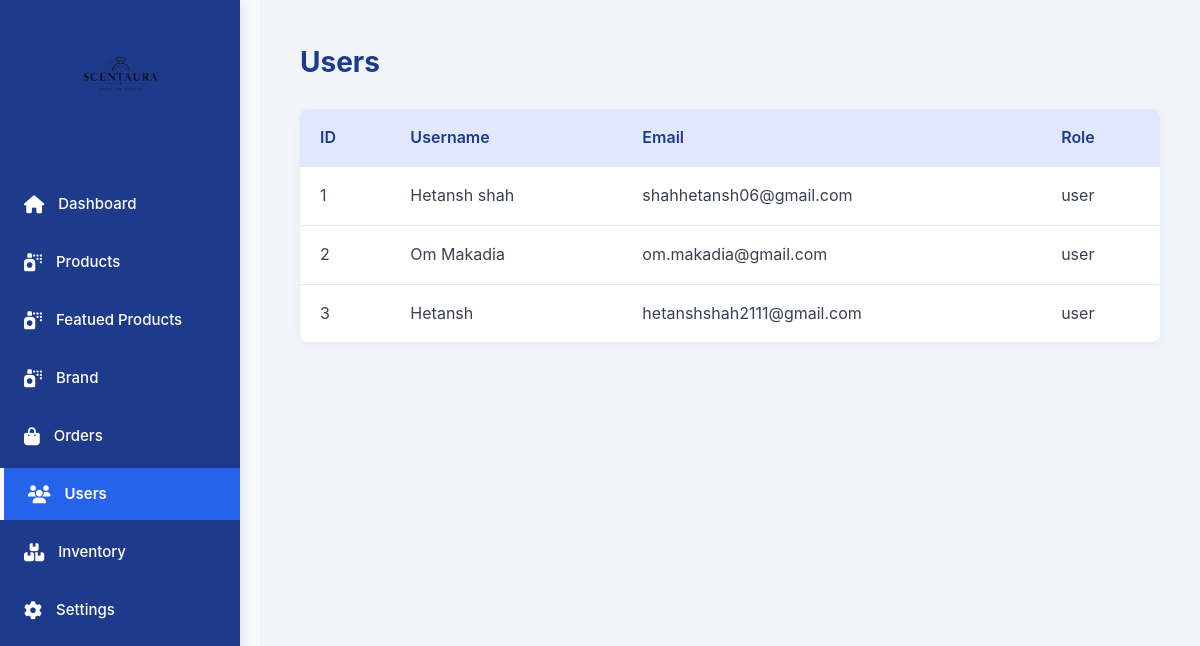
The page /admin/users.php (signed in) on the database as committed earlier.
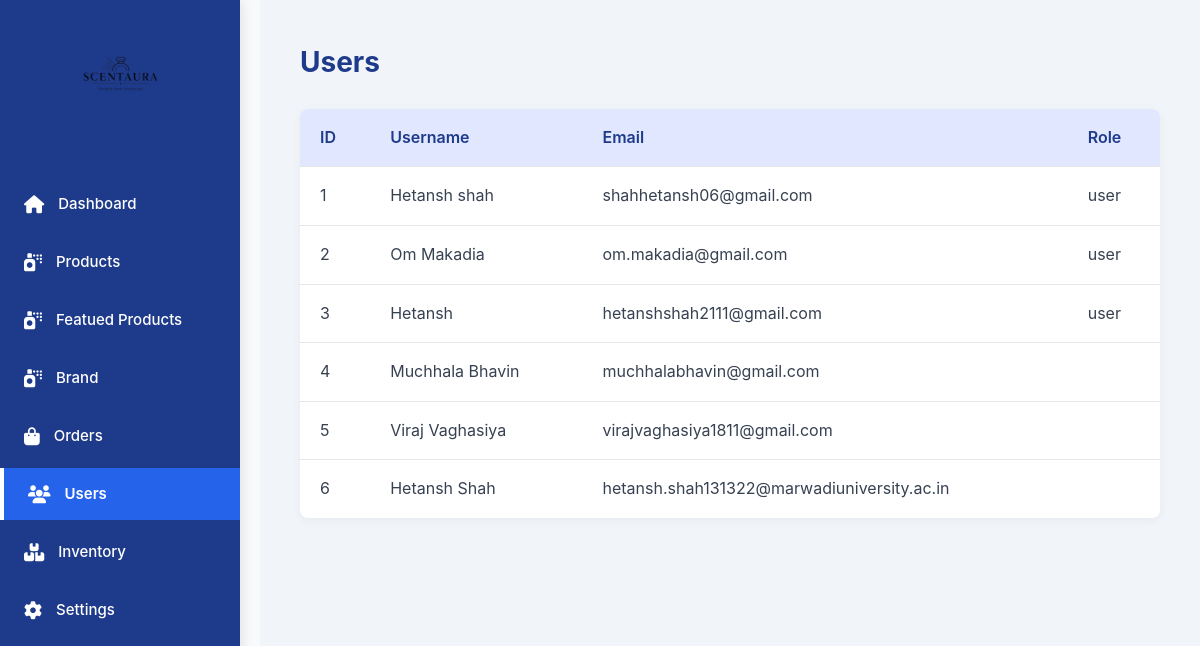
The same page on the database as committed later.
### tables this page shows
CREATE TABLE `users` (
  `id` int NOT NULL AUTO_INCREMENT,
  `full_name` varchar(100) DEFAULT NULL,
  `email` varchar(100) DEFAULT NULL,
  `password` varchar(255) DEFAULT NULL,
  `created_at` timestamp NOT NULL DEFAULT CURRENT_TIMESTAMP,
  `role` varchar(5) NOT NULL,
  PRIMARY KEY (`id`),
  UNIQUE KEY `email` (`email`)
);

### admin/users.php (the view, shortened to what this page needs)
<?php
include '../db.php';
$sql = "SELECT id, full_name, email, role FROM users";
$result = $conn->query($sql);
if ($result->num_rows > 0) {
    $users = [];
    while ($row = $result->fetch_assoc()) {
        $users[] = $row;
    }
} else {
    $users = [];
}
?>
<!DOCTYPE html>
<html lang="en">
<head>
    <link rel="stylesheet" href="https://cdnjs.cloudflare.com/ajax/libs/font-awesome/6.4.0/css/all.min.css"/>
    <link rel="stylesheet" href="user.css">
</head>
<body>
    <aside class="sidebar">
      <div class="sidebar-logo">
        <img src="../components/logo/logo.png" alt="ScentAura Logo">
      </div>
      <ul class="nav-links">
        <li><a href="dashboard.php"><i class="fas fa-home"></i> Dashboard</a></li>
        <li><a href="product.php"><i class="fas fa-spray-can"></i> Products</a></li>
        <li><a href="featured_products.php"><i class="fas fa-spray-can"></i>Featued Products</a></li>
        <li><a href="brand.php"><i class="fas fa-spray-can"></i>Brand</a></li>
        <li><a href="orders.php"><i class="fas fa-shopping-bag"></i> Orders</a></li>
        <li><a href="users.php" class="active"><i class="fas fa-users"></i> Users</a></li>
        <li><a href="inventory.php"><i class="fas fa-boxes"></i> Inventory</a></li>
        <li><a href="settings.php"><i class="fas fa-cog"></i> Settings</a></li>
      </ul>
    </aside>
    <div class="main-content">
        <h1>Users</h1>
        <table class="user-table">
            <thead>
                <tr>
                    <th>ID</th>
                    <th>Username</th>
                    <th>Email</th>
                    <th>Role</th>
                </tr>
            </thead>
            <tbody>
                <?php if (!empty($users)): ?>
                    <?php foreach ($users as $user): ?>
                        <tr>
                            <td><?= $user['id'] ?></td>
                            <td><?= $user['full_name'] ?></td>
                            <td><?= $user['email'] ?></td>
                            <td><?= $user['role'] ?></td>
                        </tr>
                    <?php endforeach; ?>
                <?php else: ?>
                    <tr>
                        <td colspan="4">No users found.</td>
                    </tr>
                <?php endif; ?>
            </tbody>
        </table>
    </div>
</body>
</html>

### admin/user.css (style rules this page uses)
* { margin: 0; padding: 0; box-sizing: border-box; }
body { font-family: "Segoe UI", sans-serif; background: #f4f6f8; color: #1f2937; line-height: 1.6; }
body { font-family: "Inter", sans-serif; background-color: #f8fafc; margin: 0; padding: 0; }
.sidebar { width: 240px; background-color: #1e3a8a; color: #ffffff; position: fixed; top: 0; bottom: 0; left: 0; padding-top: 24px; display: flex; flex-direction: column; box-shadow: 2px 0 12px rgba(0, 0, 0, 0.1); z-index: 100; }
.sidebar-logo { text-align: center; margin-bottom: 36px; }
.sidebar-logo img { width: 100px; height: 100px; object-fit: contain; margin-bottom: 10px; }
.nav-links { list-style: none; padding: 0; margin: 0; }
.nav-links li { margin-bottom: 6px; }
.nav-links li a { display: flex; align-items: center; padding: 14px 24px; text-decoration: none; color: #ffffff; font-size: 15px; font-weight: 500; transition: background-color 0.3s ease; }
.nav-links li a.active { background-color: #2563eb; color: #ffffff; font-weight: 600; border-left: 4px solid #ffffff; }
.nav-links li a i { margin-right: 14px; font-size: 18px; }
.main-content { margin-left: 260px; padding: 40px; background-color: #f1f5f9; min-height: 100vh; }
h1 { font-size: 28px; margin-bottom: 24px; color: #1e3a8a; }
.user-table { width: 100%; border-collapse: collapse; background-color: #fff; border-radius: 8px; overflow: hidden; box-shadow: 0 2px 10px rgba(0, 0, 0, 0.05); }
.user-table th, .user-table td { padding: 16px 20px; border-bottom: 1px solid #e5e7eb; text-align: left; }
.user-table th { background-color: #e0e7ff; color: #1e3a8a; font-weight: 600; }
.user-table td { color: #374151; }
.user-table tr:last-child td { border-bottom: none; }

Rows that differ between the two databases and show on the page:
added users: id "4", full_name "Muchhala Bhavin", email "muchhalabhavin@gmail.com"
added users: id "5", full_name "Viraj Vaghasiya", email "virajvaghasiya1811@gmail.com"
added users: id "6", full_name "Hetansh Shah", email "hetansh.shah131322@marwadiuniversity.ac.in"
